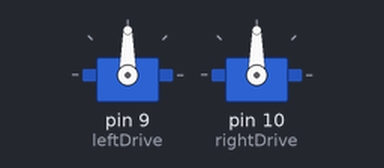
This sketch was run on a simulated Arduino Uno, built with avr-gcc and run on an emulated ATmega328P. On the bench: 2 × servo.

Above: at 2.05 s.
Timing chart, 0 to 6.6 s (numbered marks = the images above):
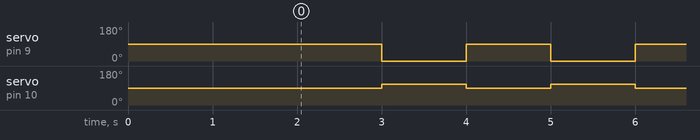

Measured:
- by itself, servo on pin 9 (leftDrive): alternates 90° for 1.0 s and 0° for 1.0 s
- by itself, servo on pin 10 (rightDrive): alternates 110° for 1.0 s and 90° for 1.0 s

The sketch:

microRobot_part1.ino
```cpp
/*
Arduino Sketch (Program) to contol servo motors driving a micro-robot
Latest version October 3, 2018
*/

#include <Servo.h>// Library that loads commands to servo objects

Servo leftDrive;  // create servo object for the left wheel
Servo rightDrive; // another servo object for the right wheel

int pos = 0;    // variable to store the servo position

void setup()
{
  leftDrive.attach(9);  // attaches the servo on pin 9
  rightDrive.attach(10);  // attaches the servo on pin 10
  dontMove(2000);
}

//example routine, drives in a circle or forward

void loop()
{

dontMove(1000);
turnRight(1000);

}


/*the following functions are examples that can be tweaked to make the robot move
on curved paths or at varying speeds by changing the numbers associated with the servo objects.
0 is full power continuous counterclockwise (CCW) rotation that reduces power in the range up to 90
90 is full stop
180 is full power clockwise (CW) rotation that reduces power in the range down to 90.

NOTE: Depending on how you have connected your servos forward motion of the wheels may
correspond to CW or CCW rotation.
For example, for foward motion the right wheel may rotate CW and the left wheel CCW.
*/


//drives straight forward for t milliseconds
void driveForward(int t)
{
  leftDrive.write(0);
  rightDrive.write(180);
  delay(t);
}

//turns right for t  milliseconds by reducing power to the right wheel moving
void turnRight(int t)
{
  leftDrive.write(0);
  rightDrive.write(110);
  delay(t);
}

//turns left for t  milliseconds by reducing power to the left wheel moving
void turnLeft(int t)
{
  leftDrive.write(20);
  rightDrive.write(180);
  delay(t);
}

//stops moving for t milliseconds
void dontMove(int t)
{
  leftDrive.write(90);
  rightDrive.write(90);
  delay(t);
}

//drives straight backward full power for t milliseconds
void driveBackward(int t)
{
  leftDrive.write(180);
  rightDrive.write(0);
  delay(t);
}

//end.
```
